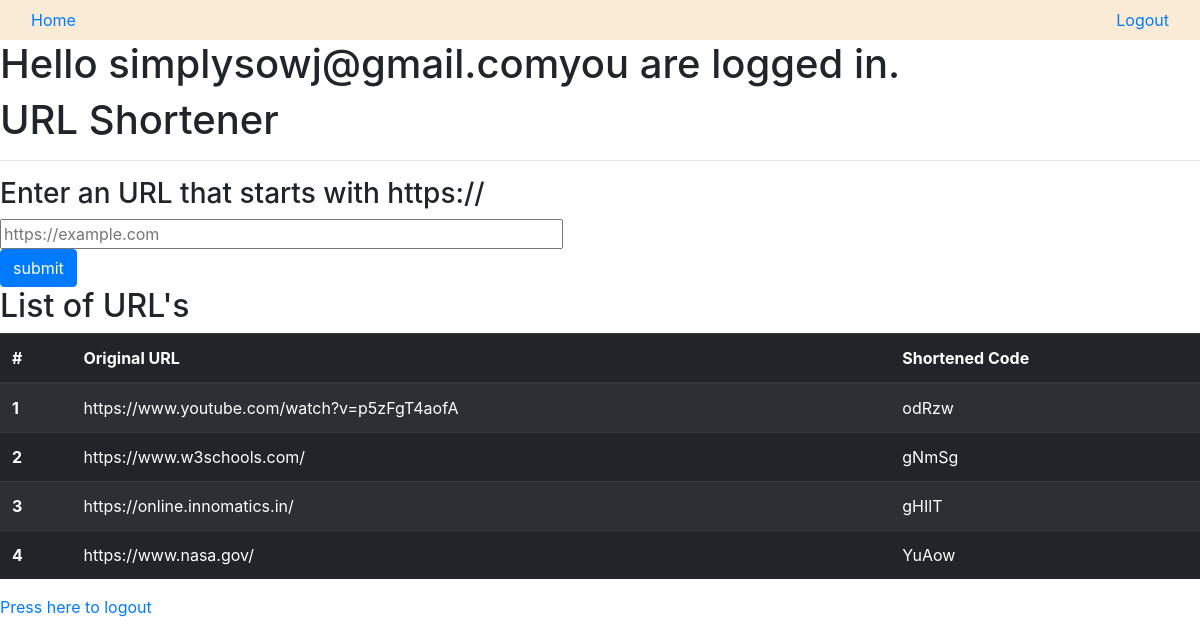
The page /dashboard (signed in) on the database its author committed.
### app.py (models this page shows, shortened)
class User(db.Model, UserMixin):
    id = db.Column(db.Integer, primary_key=True)
    username = db.Column(db.String(20), nullable=False, unique=True)
    password = db.Column(db.String(80), nullable=False)
    print(username)
    print(password)

class Urls(db.Model):
    id_ = db.Column("id_", db.Integer, primary_key=True)
    shortUrl = db.Column("shortUrl", db.String(5))
    longUrl = db.Column("longUrl", db.String())
    print(shortUrl)
    print(longUrl)

### app.py (the view)
@app.route('/dashboard', methods=['GET', 'POST'])
@login_required
def dashboard():
    if current_user.is_authenticated:
        if request.method == 'POST':
            url = request.form['urlInput']
            urlExists = Urls.query.filter_by(longUrl=url).first()
            if urlExists:
                return redirect(url_for("displayUrl", url = urlExists.shortUrl))
            else:
                shortURL = shortenUrlUtil()
                newUrl = Urls(shortURL, url)
                db.session.add(newUrl)
                db.session.commit()
                urlExists = Urls.query.filter_by(longUrl=url).first()
                return redirect(url_for("displayUrl", url = urlExists.shortUrl))
        else:
            return render_template('dashboard.html', urls = Urls.query.all())

### app.py (called while the page is built)
@login_manager.user_loader
def load_user(user_id):
    return User.query.get(int(user_id))

### templates/dashboard.html (shortened to what this page needs)
{% extends 'layout.html' %}
{% block content %}
    <h1>Hello {{current_user.username}}you are logged in.</h1>
<h1>URL Shortener</h1>
<hr/>
<form action="#", method="post">
    <h3>Enter an URL that starts with https:// </h3>
    <input type="url" name="urlInput" id="url"
    placeholder="https://example.com"
    pattern="https://.*" size="50"
    required>
    <br>
    <input type="submit" value="submit" class="btn btn-primary">
</form>
<h2>List of URL's</h2>
{%if current_user.is_authenticated %}
<div class="maintable">
<table id="dtVerticalScrollExample" cellspacing="0"
  width="100%" class="table table-striped table-dark">
  <thead>
    <tr>
      <th scope="col">#</th>
      <th scope="col">Original URL</th>
      <th scope="col">Shortened Code</th>
    </tr>
  </thead>
  <tbody>
    {% for url in urls %}
        <tr>
            <th scope="row">{{url.id_}}</th>
            <td>{{url.longUrl}}</td>
            <td>{{url.shortUrl}}</td>
        </tr>
     {% endfor %}
  </tbody>
</table>
{% endif %}
</div>
    <a href="{{url_for('logout')}}">Press here to logout</a>
    {% endblock %}

### rows shown on the page
User: username "simplysowj@gmail.com"
Urls: id_ "1", longUrl "https://www.youtube.com/watch?v=p5zFgT4aofA", shortUrl "odRzw"
Urls: id_ "2", longUrl "https://www.w3schools.com/", shortUrl "gNmSg"
Urls: id_ "3", longUrl "https://online.innomatics.in/", shortUrl "gHIlT"
Urls: id_ "4", longUrl "https://www.nasa.gov/", shortUrl "YuAow"
